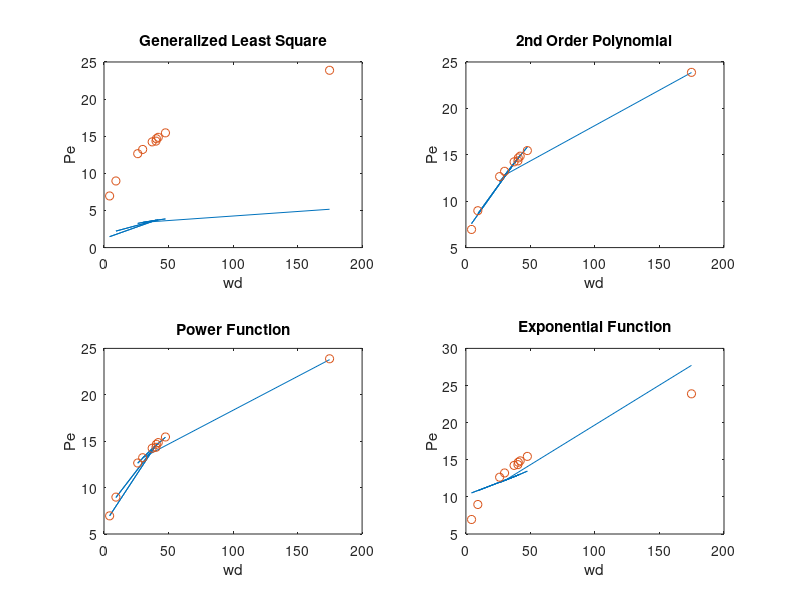

Source code (MATLAB):
clc
clear all
close all
format short g

v = [0.715 0.14 0.372 0.368 0.824  0.309 0.41 0.301 1.01 0.608];
d = [0.335 0.512 0.268 0.130 0.264 0.338 0.268 0.105 0.227 0.123];
w = [13.6 2.23 10.8 1.2 11.1 8.83 10 5 6.8 21.5];
L_y = [605 3.83 379 15.9 575 201 382 191 322 817];
D_x = [29.5 0.0771 9.83 0.652 31.9 4.91 11 3.72 24.6 20.8];

Pe = ((L_y.*v)./D_x)';  %Peclet number calculation
wd = (w./d)';   %mean depth ratio calculation

%Using the generalized least square method for Pe estimates
Z = [ones(size(Pe)) log(wd)];
E = (Z'*Z)\(Z'*log(wd));
PeE = E(2)*log(wd) + E(1);

%Using the 2nd order polynomial for Pe estimates
pPoly=polyfit(wd,Pe,2);
PeE1 = pPoly(1).*(wd.^2)+pPoly(2).*wd+pPoly(3);

%Using the power function for Pe estimates
pPow=polyfit(log(wd),log(Pe),1);
PeE2 = exp(pPow(2)).*((wd).^pPow(1));

%Using the exponential for Pe estimates
pExp=polyfit(wd,log(Pe),1);
PeE3 = exp(pExp(2)).*exp(pExp(1).*wd);

subplot(2,2,1)
plot(wd,PeE,'-',wd,Pe,'o'); %plotting for generalized least square method
title('Generalized Least Square')
xlabel('wd')
ylabel('Pe')
subplot(2,2,2)
plot(wd,PeE1,'-',wd,Pe,'o');    %plotting for 2nd order polynomial
title('2nd Order Polynomial')
xlabel('wd')
ylabel('Pe')
subplot(2,2,3)
plot(wd,PeE2,'-',wd,Pe,'o');    %plotting for power function
title('Power Function')
xlabel('wd')
ylabel('Pe')
subplot(2,2,4)
plot(wd,PeE3,'-',wd,Pe,'o');    %plotting for exponential function
title('Exponential Function')
xlabel('wd')
ylabel('Pe')